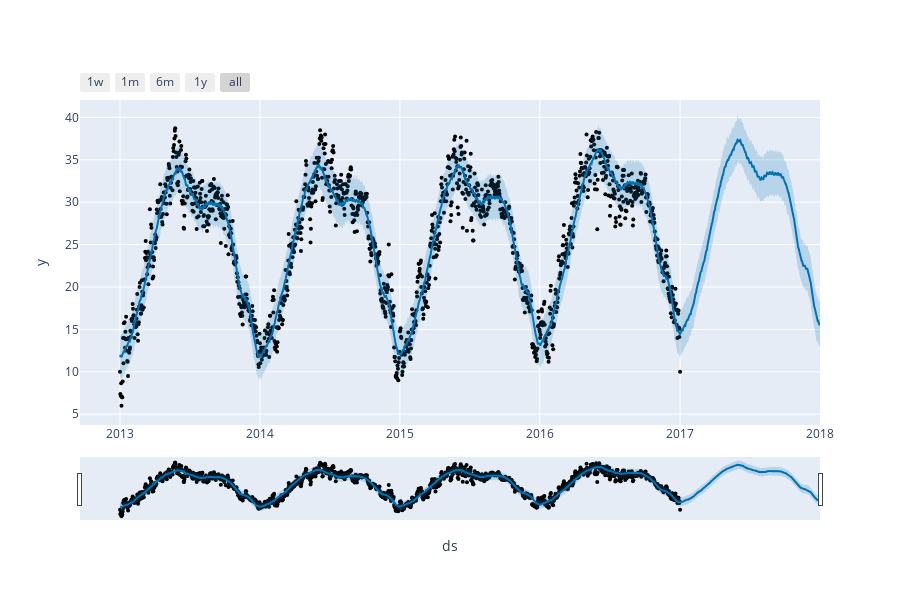

Here is the notebook cell this chart was saved with:
### Code cell
from prophet import Prophet
from prophet.plot import plot_plotly, plot_components_plotly

#call the model
model = Prophet()
model.fit(df)
forecast = model.make_future_dataframe(periods=365)
forecast = model.predict(forecast)
plot_plotly(model, forecast)

### Figure 1 — Plotly figure (JSON) as saved in the notebook; plotly's stock layout.template omitted (floating-point values rounded to 4 significant figures; data arrays with more than 128 entries replaced by an {"elided": "..."} marker saying what was removed)
{"data": [{"marker": {"color": "black", "size": 4}, "mode": "markers", "name": "Actual", "type": "scatter", "x": {"elided": "1462 str values"}, "y": {"elided": "1462 float values"}}, {"hoverinfo": "skip", "line": {"width": 0}, "mode": "lines", "type": "scatter", "x": {"elided": "1827 str values"}, "y": {"elided": "1827 float values"}}, {"fill": "tonexty", "fillcolor": "rgba(0, 114, 178, 0.2)", "line": {"color": "#0072B2", "width": 2}, "mode": "lines", "name": "Predicted", "type": "scatter", "x": {"elided": "1827 str values"}, "y": {"elided": "1827 float values"}}, {"fill": "tonexty", "fillcolor": "rgba(0, 114, 178, 0.2)", "hoverinfo": "skip", "line": {"width": 0}, "mode": "lines", "type": "scatter", "x": {"elided": "1827 str values"}, "y": {"elided": "1827 float values"}}], "layout": {"height": 600, "showlegend": false, "width": 900, "xaxis": {"rangeselector": {"buttons": [{"count": 7, "label": "1w", "step": "day", "stepmode": "backward"}, {"count": 1, "label": "1m", "step": "month", "stepmode": "backward"}, {"count": 6, "label": "6m", "step": "month", "stepmode": "backward"}, {"count": 1, "label": "1y", "step": "year", "stepmode": "backward"}, {"step": "all"}]}, "rangeslider": {"visible": true}, "title": {"text": "ds"}, "type": "date"}, "yaxis": {"title": {"text": "y"}}}}
